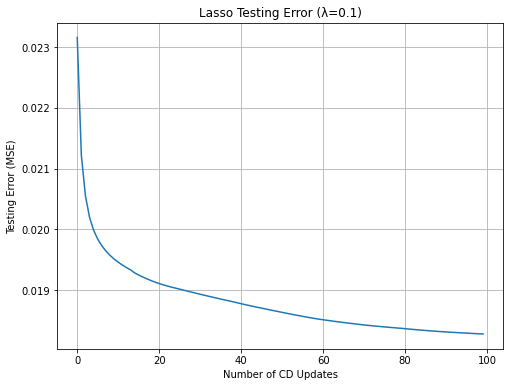

Reproduce this figure in Python.
import numpy as np
import pandas as pd
import matplotlib.pyplot as plt

# Load the dataset into a pandas DataFrame
file_path = 'crime.csv'
df = pd.read_csv(file_path)

# Separate the data into features (X) and the target variable (y)
X = df.iloc[:, :-1].values  # Exclude the last column as the target variable
y = df.iloc[:, -1].values   # The last column is the target variable

# Custom Standard Scaler Implementation
def custom_standard_scaler(X_train, X_test):
    # Calculate mean and standard deviation from the training set
    mean = np.mean(X_train, axis=0)
    std = np.std(X_train, axis=0)
    
    # Standardize the training set
    X_train_scaled = (X_train - mean) / std
    
    # Standardize the testing set using the same mean and std
    X_test_scaled = (X_test - mean) / std
    
    return X_train_scaled, X_test_scaled

# Custom Train-Test Split Implementation
def custom_train_test_split(X, y, test_size=0.2, random_state=None):
    if random_state is not None:
        np.random.seed(random_state)
    
    # Shuffle the data
    indices = np.arange(len(X))
    np.random.shuffle(indices)
    X = X[indices]
    y = y[indices]
    
    # Calculate the split index
    split_index = int((1 - test_size) * len(X))
    
    # Split the data into training and testing sets
    X_train, X_test = X[:split_index], X[split_index:]
    y_train, y_test = y[:split_index], y[split_index:]
    
    return X_train, X_test, y_train, y_test

# Split the data into a training set (S) and a testing set (T)
X_train, X_test, y_train, y_test = custom_train_test_split(X, y, test_size=0.2, random_state=42)

# Define a range of lambda values to test
lambda_values = np.logspace(-3, 3, 100)  # You can adjust the range as needed

# Function to compute soft threshold
def soft_threshold(rho, lambda_val):
    if rho < -lambda_val:
        return rho + lambda_val
    elif rho > lambda_val:
        return rho - lambda_val
    else:
        return 0

# Function to perform coordinate descent for Lasso
def coordinate_descent_lasso(X, y, lambda_val, max_iterations=100):
    n_samples, n_features = X.shape
    beta = np.zeros(n_features)
    
    mse_list = []
    cd_updates = []
    
    for iteration in range(max_iterations):
        
        for j in range(n_features):
            
            # Calculate the residual without the j-th feature
            r = y - X.dot(beta) + X[:, j] * beta[j]
            
            # Compute the coordinate-wise update
            new_beta_j = soft_threshold(X[:, j].dot(r), lambda_val) / (X[:, j]**2).sum()
            
            # Update the j-th coefficient
            beta[j] = new_beta_j
        
        # Calculate predictions using the current model
        predictions = X_test.dot(beta)
        
        # Calculate Mean Squared Error (MSE)
        mse = np.mean((y_test - predictions) ** 2)
        
        # Store MSE and CD updates
        mse_list.append(mse)
        cd_updates.append(iteration)
    
    return mse_list, cd_updates

# Define your chosen lambda
lambda_ = 0.1

# Run Lasso coordinate descent on the training data
mse_list, cd_updates = coordinate_descent_lasso(X_train, y_train, lambda_)

# Plot the testing error versus the number of CD updates
plt.figure(figsize=(8, 6))
plt.plot(cd_updates, mse_list)
plt.xlabel("Number of CD Updates")
plt.ylabel("Testing Error (MSE)")
plt.title(f"Lasso Testing Error (λ={lambda_})")
plt.grid(True)
plt.show()

# Report the final testing error
final_testing_error = mse_list[-1]
print(f"Final Testing Error (MSE): {final_testing_error}")
